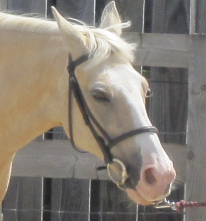
#> input picture Images/Chapter3/Input/Horse.png, 206 x 221 px, found by its file name
$ python ImageHistogram.py
#> lines starting #> are read from the running program, lines starting #| are printed output that depends on the picture
### Modules/ImageUtilities.py
'''
Feature Extraction and Image Processing
Mark S. Nixon & Alberto S. Aguado
http://www.southampton.ac.uk/~msn/book/
ImageUtilities: Helper module to support image read, create, show and write
                Uses PIL and numpy to work with arrays containing image data
'''

# Image load by using PIL
from PIL import Image

# Array to store image data
from numpy import array, zeros, amax, amin, clip

# Show an image
from matplotlib.pyplot import imshow
import matplotlib.pyplot as plt

# Read an image returning an array with 3 color components
# [18 lines left out: functions imageReadRGB, imageReadRGBF, not called in this run]

# Read an image returning an array with 1 component
def imageReadL(fileName):
    inputImage = Image.open(fileName)
#> inputImage is the input picture: PIL image 206x221 RGB; mean R, G, B 134.5, 126.5, 116.8
    width, height = inputImage.size
#> width = 206; height = 221

    inputArray = array(inputImage)
    outputArray = zeros((height, width), dtype='uint8')

    # Combine pixel values, for each row and column
    for y in range(0, height):
        for x in range(0, width):
            rgb = inputArray[y,x]
            outputArray[y,x] = (int(rgb[0]) + int(rgb[1]) + int(rgb[2])) / 3
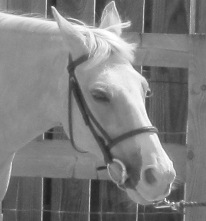
#> outputArray: shape (221, 206); min 30, max 255, mean 125.6

    return outputArray, width, height

# Save a image containing float as a gray level image
# [137 lines left out: functions imageSaveF, imageSaveL, imageSaveRGB, createImageRGB, createImageL, createImageUV and 8 more, not called in this run]

# Create a 1D array of integers
def createVectorI(width):
    outputArray = zeros(width, dtype='int')

    return outputArray

# Show an array containing image data
# [4 lines left out: function showImageRGB, not called in this run]

# Show an array containing image data
def showImageL(image):
    # Create output and show
    outputImage = Image.fromarray(image, 'L')
    outputImage.show()

# Show an array containing image data
# [76 lines left out: functions showImageF, plotImageRGB, plotImageRGBF, plotImageL, plotImageF, not called in this run]

### Modules/PlotUtilities.py
'''
Feature Extraction and Image Processing
Mark S. Nixon & Alberto S. Aguado
http://www.southampton.ac.uk/~msn/book/
PlotUtilities: Helper module to show plots of image data
          Uses numpy  and matplotlib to work with arrays and plots
'''

# Math functions
import math

# Array to store data
import numpy as np

# Array to store image data
from numpy import zeros

# Plot functions
import matplotlib.pyplot as plt
import matplotlib.ticker as ticker

# Two alternative ways to import Axes3D.
import importlib
importlib.import_module('mpl_toolkits.mplot3d').Axes3D
#from mpl_toolkits.mplot3d import Axes3D

# Plot a histogram of data
def plotHistogram(data, plotRange = [0, 0], barSepartion = 1, figureSize = (5,3)):

    width = len(data)
    x = np.linspace(0, width-1, width)

    # Create figure
    plt.rcParams["figure.figsize"] = figureSize
    fig = plt.figure()
    axes = fig.gca()
    axes.bar(x, data, barSepartion)

    axes.spines['top'].set_visible(False)
    axes.spines['right'].set_visible(False)

    plt.rcParams.update()

    if plotRange[0] != 0 or plotRange[1] != 0:
        axes.set_ylim([plotRange[0], plotRange[1]])

    plt.show()

# Plot a histogram of data
# [311 lines left out: functions plotCurve, plot2Curves, plotCurves, plotCurveXY, plot3DColorHistogram, plot3DHistogram and 4 more, not called in this run]

### PhytonWorkSpace5Edition/ExamplesPython_3.12.8/Chapter3/ImageHistogram.py
'''
Feature Extraction and Image Processing
Mark S. Nixon & Alberto S. Aguado
http://www.southampton.ac.uk/~msn/book/
Chapter 3
ImageHistogram: Compute the histogram of an image whose gray level values
                are linearly transformed
'''

# Set up modules path
# It can also be set in sys variables
import os
import sys
sys.path.append(os.path.join(os.path.dirname(__file__), "../../Modules"))

# Module functions
from ImageUtilities import imageReadL, showImageL, createVectorI, createImageL
from PlotUtilities import plotHistogram

# Iteration
from timeit import itertools

'''
Parameters:
    pathToDir = Input image directory
    imageName = Input image name
    scale = Scale the gray levels
    translation = Value added to the gray levels
'''
pathToDir = os.path.join(os.path.dirname(__file__), "../../Images/Chapter3/Input/")
imageName = "Horse.png"
scale = 1.0
translation = 0.0

# Read image into array
inputImage, width, height  = imageReadL(pathToDir + imageName)
#> width = 206; height = 221

# Transform the image
for x,y in itertools.product(range(0, width), range(0, height)):
    b = int(scale*float(inputImage[y,x]) + translation)
    inputImage[y,x] = max(0, min(b, 255))
#> this loop made 45526 passes
#> b on passes 1 to 3: 144, 143, 146

# Show transformed image
showImageL(inputImage)

# Vector of integers values to store the number of times a pixel value is repeated
outputHistogram = createVectorI(256)

# Get the number of times a pixel value is found in the image
for x,y in itertools.product(range(0, width), range(0, height)):
    pixelValue = inputImage[y,x]
    outputHistogram[pixelValue] += 1
#> this loop made 45526 passes
#> after the loop, outputHistogram = 256 values, max 919 at index 141, min 0 at index 0, mean 177.8

# Plot histogram
plotHistogram(outputHistogram)
#> in plotHistogram, `width = len(data)`: width = 256
#> in plotHistogram, `plt.show()`:
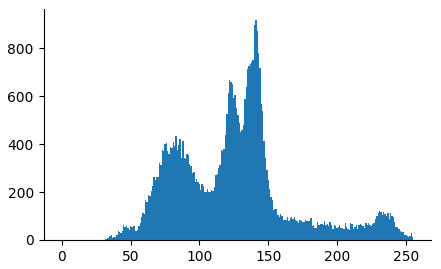
#> figure drawn by matplotlib, 1 panel; tallest bar 919 high, from x = 140.5 to 141.5

$ run again, with Images/Chapter3/Input/Giraffe.png copied over Images/Chapter3/Input/Horse.png
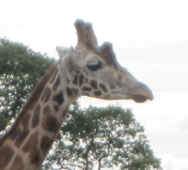
#> input picture Images/Chapter3/Input/Giraffe.png, 188 x 170 px, found by its file name
#> in imageReadL, inputImage is the input picture: PIL image 188x170 RGB; mean R, G, B 179, 177.8, 174.1
#> `inputImage, width, height  = imageReadL(pathToDir + imageName)`: width = 188; height = 170
#> the loop `for x,y in itertools.product(range(0, width), range(0, height)):` made 31960 passes
#> b on passes 1 to 3: 255, 255, 255
#> the loop `for x,y in itertools.product(range(0, width), range(0, height)):` made 31960 passes
#> after the loop `for x,y in itertools.product(range(0, width), range(0, height)):`: outputHistogram = 256 values, max 5621 at index 255, min 0 at index 0, mean 124.8
#> in plotHistogram, `width = len(data)`: width = 256
#> in plotHistogram, `plt.show()`:
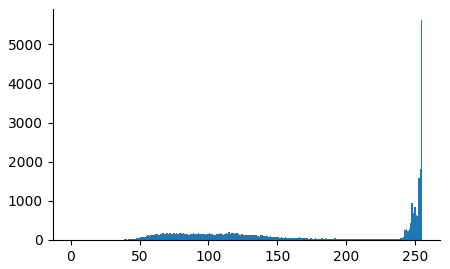
#> figure drawn by matplotlib, 1 panel; tallest bar 5621 high, from x = 254.5 to 255.5

$ run again, with Images/Chapter3/Input/Logs.png copied over Images/Chapter3/Input/Horse.png
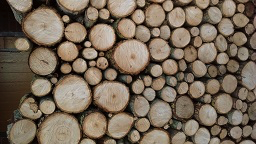
#> input picture Images/Chapter3/Input/Logs.png, 256 x 144 px, found by its file name
#> in imageReadL, inputImage is the input picture: PIL image 256x144 RGBA; mean R, G, B, A 118.7, 104, 87.6, 255
#> after the loop in imageReadL, `for y in range(0, height):`:
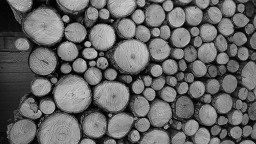
#> outputArray: shape (144, 256); min 0, max 208, mean 103.1
#> `inputImage, width, height  = imageReadL(pathToDir + imageName)`: width = 256; height = 144
#> the loop `for x,y in itertools.product(range(0, width), range(0, height)):` made 36864 passes
#> b on passes 1 to 3: 7, 6, 6
#> the loop `for x,y in itertools.product(range(0, width), range(0, height)):` made 36864 passes
#> after the loop `for x,y in itertools.product(range(0, width), range(0, height)):`: outputHistogram = 256 values, max 441 at index 152, min 0 at index 205, mean 144
#> in plotHistogram, `width = len(data)`: width = 256
#> in plotHistogram, `plt.show()`:
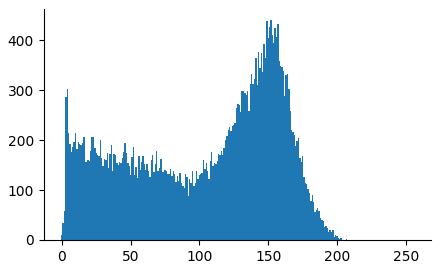
#> figure drawn by matplotlib, 1 panel; tallest bar 441 high, from x = 151.5 to 152.5
